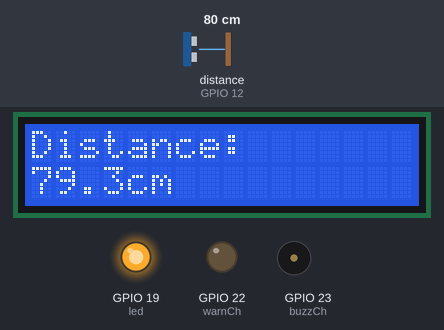
Bench run of a program on a simulated Raspberry Pi (BCM pin numbers). On the bench: 16×2 character LCD, output pins drawn as LEDs (lit = HIGH), buzzer (waves = sounding, pin HIGH). The test bench sets the inputs (shaded band); at power-on: distance to the obstacle (sensor on GPIO 12) 80 cm. The echo pulse lasts 58.3 µs per cm; the clock reads 2024-03-15 10:24:30 at power-on unless the program sets it; pins used as bus, display or sensor lines are not drawn; what the program prints to the terminal is not drawn.

Above: at 1.2 s.
1.3 s: distance to the obstacle (sensor on GPIO 12) set to 11 cm
At 3.0 s:
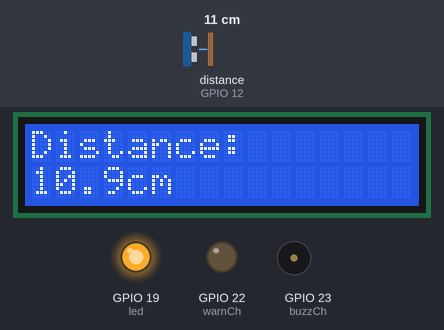
3.5 s: distance to the obstacle (sensor on GPIO 12) set to 8 cm
At 4.1 s:
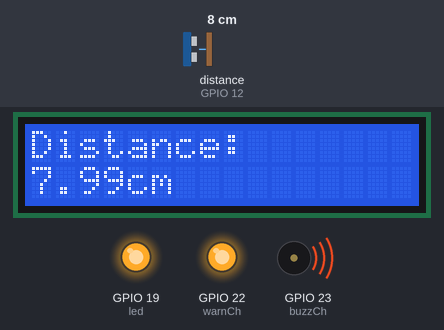
7.2 s: distance to the obstacle (sensor on GPIO 12) set to 2 cm
At 9.0 s:
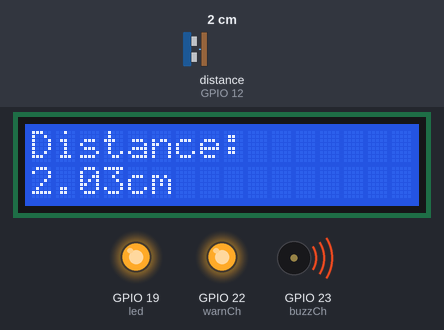
Timing chart, 0 to 10.5 s (numbered marks = the images above; inputs shaded):
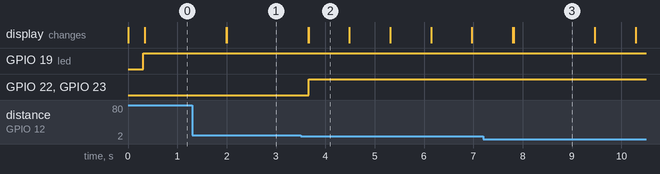

The program:

lcdDistBuz.py
```python
#!/usr/bin/python

import RPi.GPIO as GPIO
from time import sleep, time


GPIO.setmode(GPIO.BCM)


class HD44780:

    def __init__(self, pin_rs=11, pin_e=10, pins_db=[4,5,6,7], pin_backlight=26):

        self.pin_rs = pin_rs
        self.pin_e = pin_e
        self.pins_db = pins_db
	self.pin_backlight=pin_backlight
	self.led=19


        GPIO.setup(self.pin_e, GPIO.OUT)
        GPIO.setup(self.pin_rs, GPIO.OUT)
	GPIO.setup(self.pin_backlight, GPIO.OUT)
	GPIO.setup(self.led, GPIO.OUT)

        for pin in self.pins_db:
            GPIO.setup(pin, GPIO.OUT)

        self.clear()

    def clear(self):
        """ Reset LCD """
        self.cmd(0x33)
        self.cmd(0x32)
        self.cmd(0x28)
        self.cmd(0x0C)
        self.cmd(0x06)
        self.cmd(0x01)

    def cmd(self, bits, char_mode=False):
        """ Command to LCD """

        sleep(0.001)
        bits=bin(bits)[2:].zfill(8)

        GPIO.output(self.pin_rs, char_mode)

        for pin in self.pins_db:
            GPIO.output(pin, False)

        for i in range(4):
            if bits[i] == "1":
                GPIO.output(self.pins_db[::-1][i], True)

        GPIO.output(self.pin_e, True)
        GPIO.output(self.pin_e, False)

        for pin in self.pins_db:
            GPIO.output(pin, False)

        for i in range(4,8):
            if bits[i] == "1":
                GPIO.output(self.pins_db[::-1][i-4], True)

        GPIO.output(self.pin_e, True)
        GPIO.output(self.pin_e, False)

    def message(self, text):
        """ Send string to LCD """
	GPIO.output(self.pin_backlight,True)
	GPIO.output(self.led,True)
        for char in text:
            if char == '\n':
                self.cmd(0xC0) # next line
            else:
                self.cmd(ord(char),True)
	#sleep(1)
	#GPIO.output(self.pin_backlight,False)
	#GPIO.output(self.led,False)
    def reading(self, sensor):
	trigger = 21
 	echo = 12 	#obowiazkowo rezystor 1k (na 1.2k tez dziala)
	if sensor == 0:
		# GPIO output = the pin that's connected to "Trig" on the sensor
		# GPIO input = the pin that's connected to "Echo" on the sensor
	    GPIO.setup(trigger,GPIO.OUT)
	    GPIO.setup(echo,GPIO.IN)
	    GPIO.output(trigger, GPIO.LOW)

		# found that the sensor can crash if there isn't a delay here
		# no idea why. If you have odd crashing issues, increase delay
	    sleep(0.3)

		# sensor manual says a pulse ength of 10Us will trigger the
		# sensor to transmit 8 cycles of ultrasonic burst at 40kHz and
		# wait for the reflected ultrasonic burst to be received

		# to get a pulse length of 10Us we need to start the pulse, then
		# wait for 10 microseconds, then stop the pulse. This will
		# result in the pulse length being 10Us.

		# start the pulse on the GPIO pin
		# change this value to the pin you are using
		# GPIO output = the pin that's connected to "Trig" on the sensor
	    GPIO.output(trigger, True)

		# wait 10 micro seconds (this is 0.00001 seconds) so the pulse
		# length is 10Us as the sensor expects
	    sleep(0.00001)

		# stop the pulse after the time above has passed
		# change this value to the pin you are using
		# GPIO output = the pin that's connected to "Trig" on the sensor
	    GPIO.output(trigger, False)

		# listen to the input pin. 0 means nothing is happening. Once a
		# signal is received the value will be 1 so the while loop
		# stops and has the last recorded time the signal was 0
		# change this value to the pin you are using
		# GPIO input = the pin that's connected to "Echo" on the sensor
	    while GPIO.input(12) == 0:
	      signaloff = time()

		# listen to the input pin. Once a signal is received, record the
		# time the signal came through
		# change this value to the pin you are using
		# GPIO input = the pin that's connected to "Echo" on the sensor
	    while GPIO.input(echo) == 1:
	      signalon = time()

		# work out the difference in the two recorded times above to
		# calculate the distance of an object in front of the sensor
	    timepassed = signalon - signaloff

		# we now have our distance but it's not in a useful unit of
		# measurement. So now we convert this distance into centimetres
	    distance = timepassed * 17000

		# return the distance of an object in front of the sensor in cm
	    return distance

		# we're no longer using the GPIO, so tell software we're done
	    GPIO.cleanup()

	else:
	    print "Incorrect usonic() function varible."
def buzz(e):
	if e == "on":
		GPIO.output(buzzCh, True)
		GPIO.output(warnCh, True)
	else:
		GPIO.output(buzzCh,False)
		GPIO.output(warnCh,False)
buzzCh = 23
GPIO.setup(buzzCh,GPIO.OUT)
warnCh = 22
GPIO.setup(warnCh,GPIO.OUT)
if __name__ == '__main__':

    lcd = HD44780()
    buzzState=0
    print("test")
    while 1:
    	#lcd.clear()
	dist = lcd.reading(0)
    	lcd.message("Distance:\n"+str(dist)[:4]+"cm           ")
	if dist<10.0 and buzzState==0:
		buzz("on")
		buzzState=1
	elif dist>=10.0 and buzzState==1:
		buzz("off")
		buzzState=0
	sleep(0.5)
```

Measured:
- the behaviour switches between 10 and 9 cm on distance to the obstacle (sensor on GPIO 12) (found by bisection; images 1 and 2)
- after the input at 1.3 s, the display: first changes after 0.69 s (image 1 shows a later state)
- after the input at 3.5 s, GPIO 22 (warnCh), GPIO 23 (buzzCh): LOW → HIGH after 0.17 s; the display: first changes after 0.15 s (image 2 shows a later state)
- after the input at 7.2 s, the display: first changes after 0.60 s (image 3 shows a later state)
- what the display in image 3 shows lasts 1.7 s, from 7.8 s to 9.5 s
